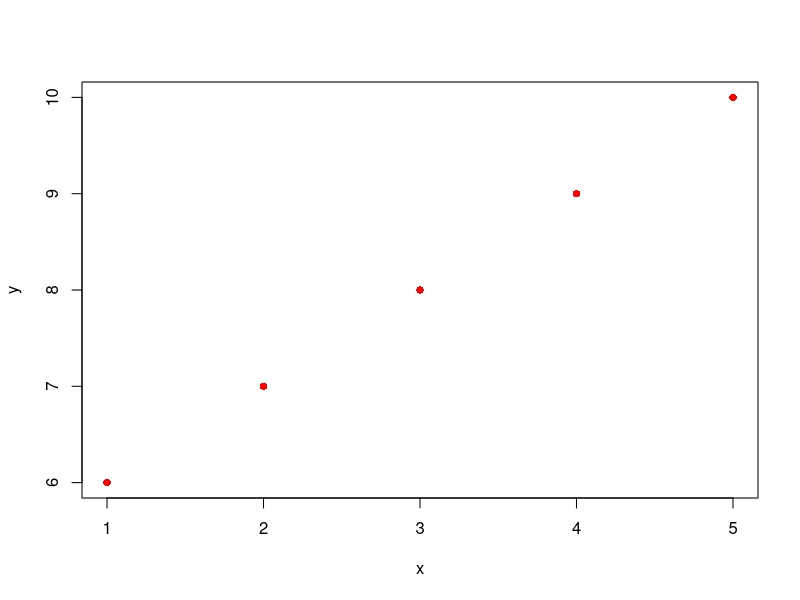
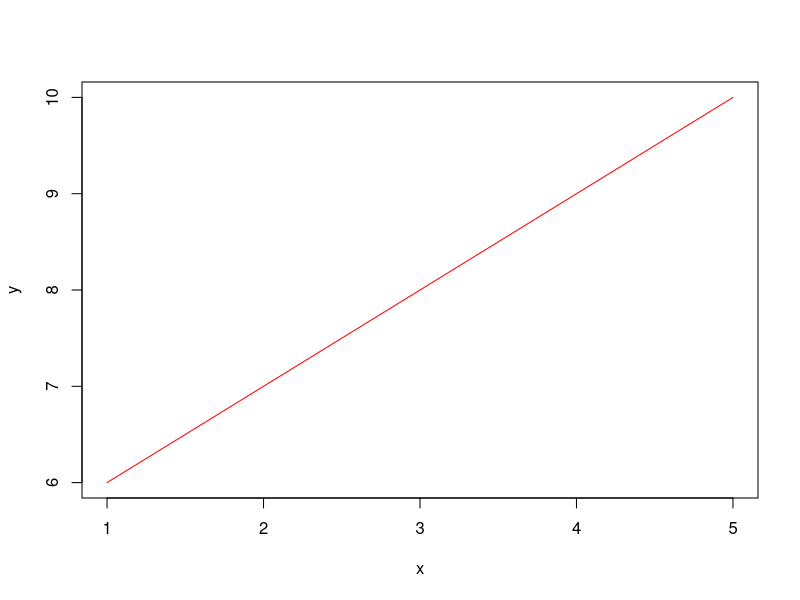
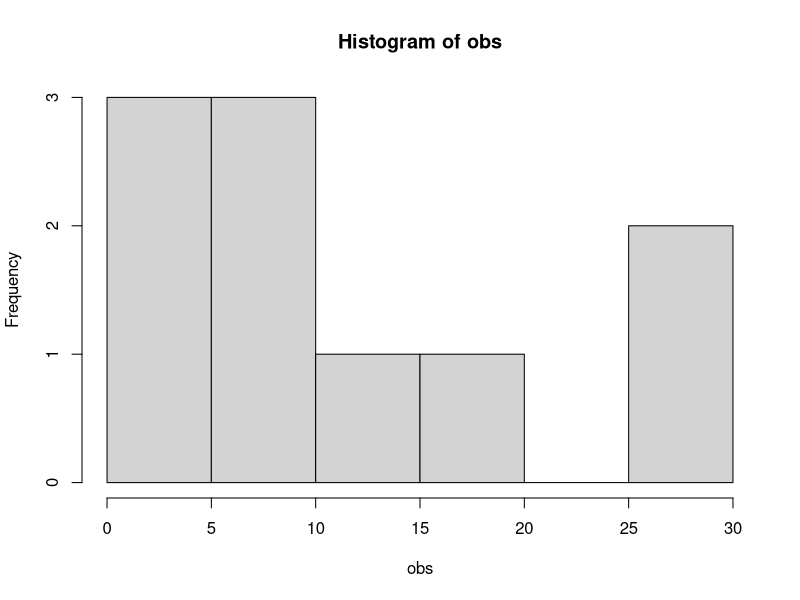
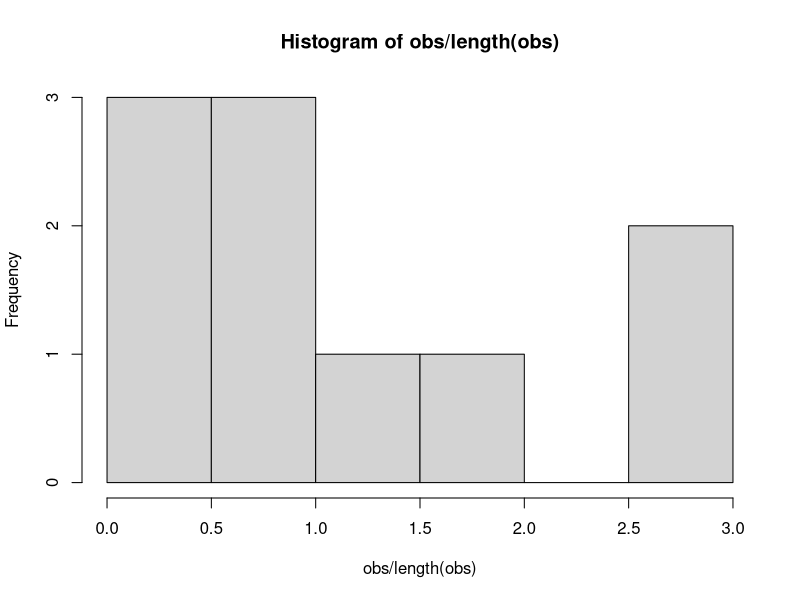
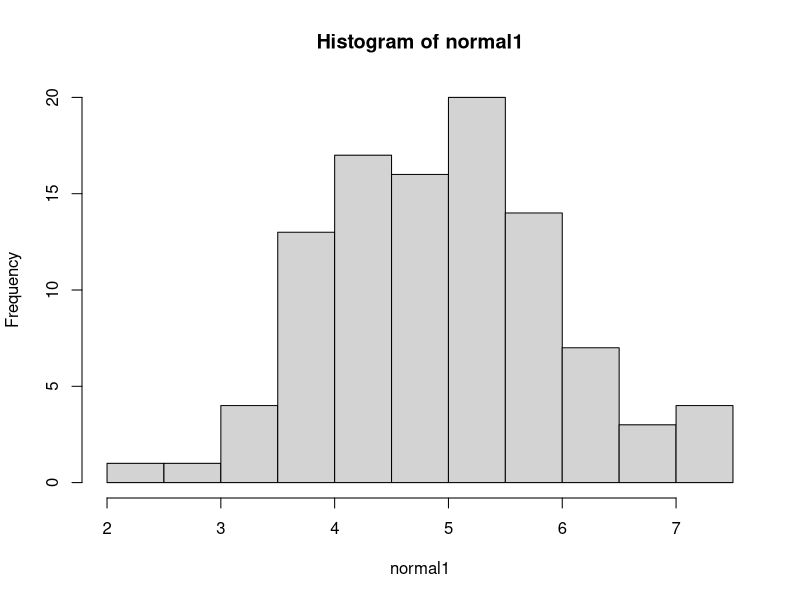

Source code (R) for these figures, in order:
# Set your working directory (den mappe som man skal arbejde ud fra)

setwd("C:/Users/laura/Desktop/Universitetet/Cultural Data Science/Introduction/R Stuff")

#Always let R know where you are going to be working

#Install and load relevant packages

install.packages("psych")
remove.packages("psych")
library("psych")

# efter 5 # kan man kolapse område - bruges sjældent

# R is object orientated - everything is an object

#How to create an object

x <- "What's up?"

# snigvej til at lave pilen er (alt + dash)
# man kan se objectet i sit enviroment

x

#kør den og se information nede i console

y <- 2
y

#str() giver dig en rapport om hvad du har valgt

str(x)
str(y)

mean(x)

x <- c(1, 2, 3, 4, 5) #concatenate #redefine x # don't name an object after a function

x
str(x)

x <- 1:5

x
str(x)

x * 2
t(x) #transpose - means rotate around and axis

# [] matrix coordinates - [row,column]

y <- 6:10

z <- c(x, y)
z

z <- rbind(x, y) #bind as row
z

z <- cbind(x, y) #bind as columns
z

z <- data.frame(x, y) #bind the columns into a dataframe
z
str(z)

View(t(z)) #se hele datasættet

#se specifikke steder i datasættet
z[1, 1] 
z[1, ]

#intuitive basic operations
plot(z, pch = 16, col = "red") #pch betyder hvilken slags prikker i plottet - skriv ?pch i konsollen for at få en liste over forskellige prikker
plot(z, type = "l", col = "red") # det er et lille L og ikke et tal

corxy <- cor.test(z$x, z$y)
corxy

#basic operations
obs <- c(2, 5, 5, 6, 10, 10, 12, 18, 29, 29)
sum(obs)
sum(obs)/length(obs)
mean(obs)
sd(obs) #standard diveation 

obs - mean(obs)
(obs-mean(obs))^2
hist(obs)
hist(obs/length(obs))

#draw from distributions

n <- 100
set.seed(666)

normal1 <- rnorm(n, 5, 1)
normal1
hist(normal1)

binom1 <- rbinom(n, 1, 0.7)
binom1
table(binom1)
table(binom1)/n

data("mtcars")
str(mtcars)
View(mtcars)
